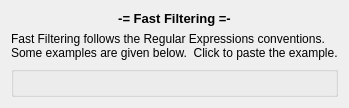
<?xml version="1.0" encoding="UTF-8"?>
<ui version="4.0">
 <class>FilterTip</class>
 <widget class="QFrame" name="FilterTip">
  <property name="geometry">
   <rect>
    <x>0</x>
    <y>0</y>
    <width>311</width>
    <height>85</height>
   </rect>
  </property>
  <layout class="QVBoxLayout" name="verticalLayout">
   <item>
    <widget class="QLabel" name="title">
     <property name="font">
      <font>
       <pointsize>10</pointsize>
       <weight>75</weight>
       <bold>true</bold>
      </font>
     </property>
     <property name="text">
      <string notr="true">-= Fast Filtering =-</string>
     </property>
     <property name="alignment">
      <set>Qt::AlignCenter</set>
     </property>
    </widget>
   </item>
   <item>
    <widget class="QLabel" name="message">
     <property name="text">
      <string>Fast Filtering follows the Regular Expressions conventions.
Some examples are given below.  Click to paste the example.</string>
     </property>
    </widget>
   </item>
   <item>
    <widget class="QGroupBox" name="groupBox">
     <property name="title">
      <string/>
     </property>
     <property name="flat">
      <bool>true</bool>
     </property>
    </widget>
   </item>
  </layout>
 </widget>
 <resources/>
 <connections/>
</ui>
